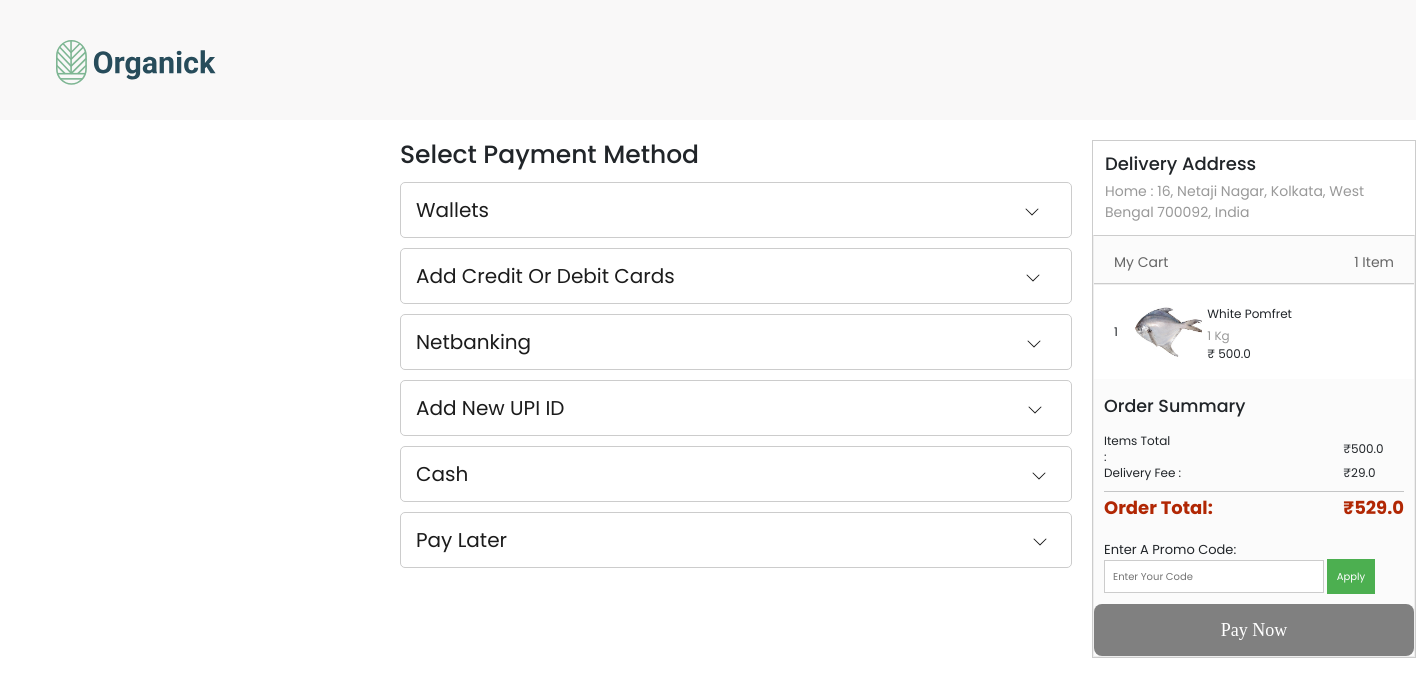
The page /checkout/101 (signed in) on the database as committed earlier.
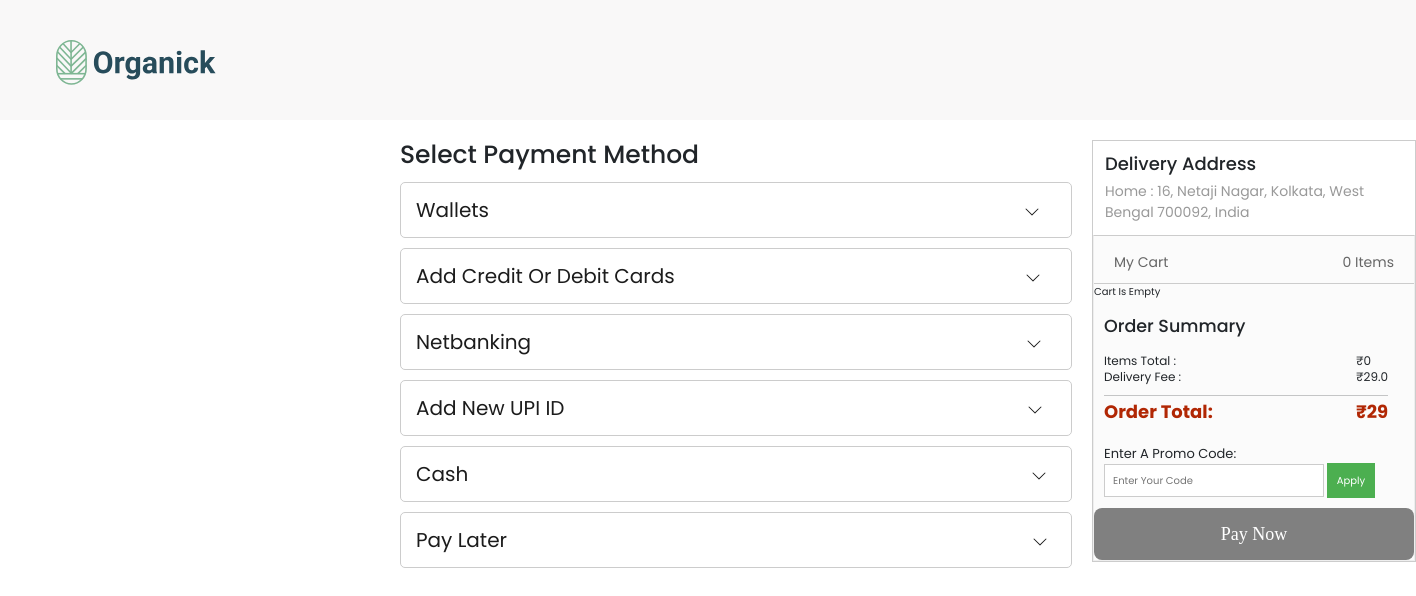
The same page on the database as committed later.
### App.py (models this page shows, shortened)
class User_address(db.Model):
    id = db.Column(db.Integer, primary_key=True)
    user_id = db.Column(db.String(50), nullable=False)
    title = db.Column(db.String(10), nullable=False)
    receiver_name = db.Column(db.String(100), nullable=False)
    delivery_address = db.Column(db.String(255), nullable=False)
    address_type = db.Column(db.String(10), nullable=False)

class Cart(db.Model):
    category_id = db.Column(db.Integer, db.ForeignKey('category.category_id'), nullable=False)
    item_id = db.Column(db.Integer, db.ForeignKey('order_items.id'), nullable=False)
    user_id = db.Column(db.Integer, db.ForeignKey('users.id'), nullable=False)
    cart_id = db.Column(db.Integer, primary_key=True, autoincrement=True)
    username = db.Column(db.String(200), nullable=False)
    quantity = db.Column(db.Integer, nullable=False)

class Order_items(db.Model):
    id=db.Column(db.Integer,primary_key=True, autoincrement=True)
    category_id = db.Column(db.Integer, db.ForeignKey('category.category_id'), nullable=False)
    quantity = db.Column(db.Integer)
    price = db.Column(db.Float, nullable=False)
    name = db.Column(db.String(200), nullable=False,unique=True)
    unit=db.Column(db.String(20), nullable=False)
    MFD=db.Column(db.DateTime,default=datetime.now(indian_timezone))

### App.py (the view)
@app.route('/checkout/<int:address_id>',methods=['GET','POST'])
def checkout(address_id):
    payment_form = PaymentForm()
    total_price = 0
    cart_items = db.session.query(Cart, Order_items, Category)\
        .join(Order_items, Cart.item_id == Order_items.id)\
        .join(Category, Order_items.category_id == Category.category_id)\
        .filter(Cart.user_id == current_user.id)\
        .all()
    address=User_address.query.filter_by(id=address_id).first()
    num_items_in_cart = len(cart_items)
    for cart_item, item, category in cart_items:
        total_price += item.price * cart_item.quantity
    return render_template('checkout.html',address=address,cart_items=cart_items,num=num_items_in_cart,total_price=total_price, form=payment_form)

### App.py
class PaymentForm(FlaskForm):
    addressId = StringField('AddressId')
    totalAmount = IntegerField('totalAmount')
    mode_of_payment =StringField ('mode_of_Payment')
    promo_code = StringField('promo_code')
    submit = SubmitField('Pay Now')

### App.py (called while the page is built)
@login_manager.user_loader
def load_user(user_id):
    return Users.query.get(int(user_id))

### templates/checkout.html (shortened to what this page needs)
<!DOCTYPE html>
<html lang="en">
<head>
    <link rel="stylesheet" href="https://cdn.jsdelivr.net/npm/swiper@11/swiper-bundle.min.css" />
    <link rel="stylesheet" href="https://cdnjs.cloudflare.com/ajax/libs/font-awesome/6.5.1/css/all.min.css" />
    <link rel="stylesheet" href="/static/css/styles.css" />
    <link rel="stylesheet" href="/static/css/checkout.css">
    <link href="https://cdn.jsdelivr.net/npm/bootstrap@5.3.2/dist/css/bootstrap.min.css" rel="stylesheet">
</head>
<body>
<nav class="nav">
    <div class="container nav_container">
      <div class="logo_box">
        <a href="{{url_for('home')}}"><div class="logo_box"><img src="/static/images/icon/Logo.svg" alt="" class="logo"/></div></a>
        </div>
    </div>
</nav>
<div style="display:flex;padding-top:20px;" >
<div class="payment-container">
    <h1 style="padding-bottom: 7px;">Select Payment Method</h1>
    <div class="payment-option-wrapper" value="Payment made through Wallet" >
        <div class="payment-option">
            <h3>Wallets <div class="dropdown-icon" style="margin-left: 530px;"><svg xmlns="http://www.w3.org/2000/svg" width="16" height="16" fill="currentColor" class="bi bi-chevron-down" viewBox="0 0 16 16">
  <path fill-rule="evenodd" d="M1.646 4.646a.5.5 0 0 1 .708 0L8 10.293l5.646-5.647a.5.5 0 0 1 .708.708l-6 6a.5.5 0 0 1-.708 0l-6-6a.5.5 0 0 1 0-.708"/>
</svg></div></h3>
        </div>
    </div>
    <div class="payment-option-wrapper" value="Payment made through Credit/Debit Card">
    <div class="payment-option" id="cardsOption">
        <div class="form-group">
            <h3>Add Credit or Debit Cards<div class="dropdown-icon" style="margin-left: 350px;"><svg xmlns="http://www.w3.org/2000/svg" width="16" height="16" fill="currentColor" class="bi bi-chevron-down" viewBox="0 0 16 16">
  <path fill-rule="evenodd" d="M1.646 4.646a.5.5 0 0 1 .708 0L8 10.293l5.646-5.647a.5.5 0 0 1 .708.708l-6 6a.5.5 0 0 1-.708 0l-6-6a.5.5 0 0 1 0-.708"/>
</svg></div></h3>
        </div>
    </div>
</div>
    <div class="payment-option-wrapper" value="Payment made through Netbanking">
        <div class="payment-option" id="netbankingOption">
            <h3>Netbanking <div class="dropdown-icon" style="margin-left: 490px;"><svg xmlns="http://www.w3.org/2000/svg" width="16" height="16" fill="currentColor" class="bi bi-chevron-down" viewBox="0 0 16 16">
  <path fill-rule="evenodd" d="M1.646 4.646a.5.5 0 0 1 .708 0L8 10.293l5.646-5.647a.5.5 0 0 1 .708.708l-6 6a.5.5 0 0 1-.708 0l-6-6a.5.5 0 0 1 0-.708"/>
</svg></div></h3>
        </div>
    </div>
    <div class="payment-option-wrapper" value="Payment through UPI">
        <div class="payment-option" id="upiOption">
            <h3>Add new UPI ID <div class="dropdown-icon" style="margin-left: 457px;"><svg xmlns="http://www.w3.org/2000/svg" width="16" height="16" fill="currentColor" class="bi bi-chevron-down" viewBox="0 0 16 16">
  <path fill-rule="evenodd" d="M1.646 4.646a.5.5 0 0 1 .708 0L8 10.293l5.646-5.647a.5.5 0 0 1 .708.708l-6 6a.5.5 0 0 1-.708 0l-6-6a.5.5 0 0 1 0-.708"/>
</svg></div></h3>
        </div>
    </div>
    <div class="payment-option-wrapper" value="Pay on Delivery">
        <div class="payment-option" id="cashOption">
            <h3>Cash <div class="dropdown-icon" style="margin-left: 557px;"><svg xmlns="http://www.w3.org/2000/svg" width="16" height="16" fill="currentColor" class="bi bi-chevron-down" viewBox="0 0 16 16">
  <path fill-rule="evenodd" d="M1.646 4.646a.5.5 0 0 1 .708 0L8 10.293l5.646-5.647a.5.5 0 0 1 .708.708l-6 6a.5.5 0 0 1-.708 0l-6-6a.5.5 0 0 1 0-.708"/>
</svg></div></h3>
        </div>
    </div>
    <div class="payment-option-wrapper" value="Pay Later Method">
        <div class="payment-option" id="payLaterOption">
            <h3>Pay Later <div class="dropdown-icon" style="margin-left: 520px;"><svg xmlns="http://www.w3.org/2000/svg" width="16" height="16" fill="currentColor" class="bi bi-chevron-down" viewBox="0 0 16 16">
  <path fill-rule="evenodd" d="M1.646 4.646a.5.5 0 0 1 .708 0L8 10.293l5.646-5.647a.5.5 0 0 1 .708.708l-6 6a.5.5 0 0 1-.708 0l-6-6a.5.5 0 0 1 0-.708"/>
</svg></div></h3>
        </div>
    </div>
</div>
<div class="container" style="margin:0px;border: 1px solid #ccc;max-width: 336px;padding:0px;    height: fit-content;">
    <div id="addressBox" style="padding:12px">
        <h3 style="    font-size: 18px;
font-weight: 500;
    vertical-align: middle;">Delivery Address</h3>
    <div style="margin-top: 6px; color: rgb(153, 153, 153); overflow-wrap: break-word;font-size: 14px;">
        <span class="weight--semibold">
            {{address.address_type}} :
        </span>
         {{address.delivery_address}}
    </div>
    </div>
    <div class="containers__CartItemsContainer-sc-1hadpge-0 hPESYp" style="border-top: 1px solid #ccc">
        <div style="padding-bottom: 12px;">
            <div class="checkout-cart__box">
                <span class="checkout-cart__title display--inline-block">My Cart</span>
                <span class="float-right" data-test-id="no-of-items">
                    {% if num == 1 %}
                        {{ num }} item
                    {% else %}
                        {{ num }} items
                    {% endif %}
                </span>
            </div>
        </div>
        <div style="border-top:  1px solid #ccc;">
            {% if cart_items %}
            {% for cart_item,item,category in cart_items %}
                <div class="checkout-cart__item">
                    <div class="checkout-cart__item-count display--table-cell">{{ cart_item.quantity }}</div>
                    <div class="checkout-cart__img-box display--table-cell" style="padding-left: 10px;">
                        <div height="100%" width="100%" class="sc-gsnTZi foBTae">
                            <img src="/static/images/items/{{ item.name|replace(' ', '_')|lower }}.png" alt="{{ item.name }}" class="sc-jSMfEi eXEZSy">
                        </div>
                    </div>
                    <div class="checkout-cart__item-name-box vertical-align--top display--table-cell" style="padding-left:15px">
                        <div class="checkout-cart__item-name" data-test-id="product-name">{{ item.name }}</div>
                        <div class="checkout-cart__item-unit">
                            {% if item.unit.split('/')[1] == 'kg' or  item.unit.split('/')[1] == 'L'  %}
                                    1 {{item.unit.split('/')[1]}}
                                {% else %}
                                     {{item.unit.split('/')[1]}}
                                {% endif %}
                        </div>
                        <span class="checkout-cart__item-price weight--semibold" data-test-id="checkout-item-price">
                            <span>
                                ₹ {{ item.price }}
                            </span>
                        </span>
                    </div>
                </div>
            {% endfor %}
            {% else %}
                <span> Cart is empty</span>
            {% endif %}
        </div>
        <div class="a-row order-summary" style="padding:10px">
            <h3 class="a-spacing-base a-spacing-top-micro" style="padding-bottom: 4px;padding-top: 7px;">Order Summary</h3>
            <table id="subtotals-marketplace-table" data-testid class="a-normal a-align-bottom a-spacing-none a-size-small">
                <tbody>
                    <tr data-testid class="small-line-height">
                        <td>
                            <span style="
                            margin-right: 180px;
                        "> Items Total : </span>
                        </td>
                        <td class="a-text-right aok-nowrap a-nowrap" >
                            ₹<span id="t_price">{{total_price}}</span>
                        </td>
                    </tr>
                    <tr data-testid class="small-line-height">
                        <td>
                            <span> Delivery Fee : </span>
                        </td>
                        <td class="a-text-right aok-nowrap a-nowrap">
                            ₹29.0
                        </td>
                    </tr>
                    <tr class="order-summary-grand-total">
                        <td colspan="2" class="cell-separator">
                            <hr aria-hidden="true" class="a-spacing-mini a-divider-normal">
                        </td>
                    </tr>
                    <tr data-testid>
                        <td class="a-color-price a-size-medium a-text-bold">
                            <span class="break-word">Order Total:</span>
                        </td>
                        <td class="a-color-price a-size-medium a-text-right grand-total-price aok-nowrap a-text-bold a-nowrap" id="Purchase_Amount">
                            ₹{{29+total_price}}
                        </td>
                    </tr>
                </tbody>
            </table>
            <div class="promo-code-container">
                <br>
                <div style="display: inline-block;">
                    <input type="text" id="promoCodeInput"  placeholder="Enter your code" >
                    <button type="button" onclick="applyDiscount()">Apply</button>
                </div>
            </div>
        </div>
        <form action="{{ url_for('placed_order') }}" method="post" id="paymentForm" class="payment_to_form">
            <button type="submit" id="payNowButton" class="dAfcjh">Pay Now</button>
        </form>
</div>
</div>
</body>
</html>

### static/css/styles.css (style rules this page uses)
:root { --color-teel: #274c5b; --color-green: #7eb693; --color-yellow: #efd372; --color-grey: #d4d4d4; --color-white: #f9f8f8; --color-daark: #1b2427; }
* { font-family:'Poppins',sans-seriff; margin:0;padding:0; box-sizing:border-box; outline:none;border:none; text-decoration: none; text-transform: capitalize; transition: .2s linear; padding: 0px; margin: 0px; box-sizing: border-box; }
html { font-size: 10px; }
body { font-size: 1.6rem; font-family: "Roboto", sans-serif; color: var(--color-daark); }
a { text-decoration: none; }
.nav { width:100%; height:12rem; background-color:var(--color-white); padding-left: 200px; padding-top: 5px; }
.nav_container { width:100%; height:100%; display:flex; align-items:center; }
.logo { width:80%; }
.container { max-width: 1350px; margin: 0 auto; padding: 0rem 1.5rem; }

### static/css/checkout.css (style rules this page uses)
.payment-container { max-width: 800px; margin-right: 20px; margin-left: 400px; }
.payment-option { border: 1px solid #ccc; padding: 15px; border-radius: 0.5rem; align-items: center; }
.payment-option h3 { font-size: 2rem; line-height: 1.2; font-weight: 400; margin: 0px; color: rgb(28, 28, 28); flex: 1; }
.dropdown-icon { cursor: pointer; display: inline-block; }
.payment-option-wrapper { width:672px; padding-bottom: 10px; }
.hPESYp { background-color: rgb(251, 251, 251); border-right: 1px solid rgb(238, 238, 238); border-bottom: 1px solid rgb(238, 238, 238); border-left: 1px solid rgb(238, 238, 238); border-image: initial; border-top: none; }
.checkout-cart__box { color: #666; font-size: 14px; height: 35px; padding: 16px 20px 0 20px }
.float-right { float: right; }
img { border-style: none; }
.dAfcjh { border-radius: 8px; }
.dAfcjh { background-color: rgb(74, 132, 44); cursor: pointer; height: 52px; width: 100%; -webkit-box-pack: center; justify-content: center; -webkit-box-align: center; align-items: center; display: flex; color: white; font-size: 18px; font-family: Okra-Medium; }
.a-spacing-base, .a-ws .a-ws-spacing-base { margin-bottom: 12px!important; }
.a-spacing-mini, .a-ws .a-ws-spacing-mini { margin-bottom: 4px!important; }
hr { background-color: transparent; border-bottom-width: 0; border-left-width: 0; border-right-width: 0; border-top: 1px solid #BBBFBF; display: block; height: 1px; line-height: 19px; margin-bottom: 14px; margin-top: 0; }
.a-align-bottom, .aok-align-bottom { vertical-align: bottom!important; }
.a-size-small { font-size: 12px!important; line-height: 16px!important; }
table { display: table; text-indent: initial; border-spacing: 2px; border-color: gray; }
tr { display: table-row; vertical-align: inherit; border-color: inherit; }
tr:first-child td, tr:first-child th { padding-top: 0; }
.a-color-price { color: #B12704!important; }
.a-size-medium { text-rendering: optimizeLegibility; }
.a-size-medium { font-size: 18px!important; line-height: 24px!important; }
.a-text-bold { font-weight: 700!important; }
.promo-code-container { margin-top: 20px; }
input[type="text"] { border: 1px solid #ccc; padding: 8px; transition: border-color 0.3s; }
#payNowButton:disabled { background-color: grey; }
form { display: block; margin-top: 0em; }

### templates/checkout.html (style rules this page uses)
#addressBox { width: 292px; margin-right: 20px; }
button { background-color: #4CAF50; color: white; border: none; padding: 10px; cursor: pointer; }

Rows that differ between the two databases and show on the page:
removed Cart: quantity "1", name "White Pomfret", unit "Kg", price "500.0"
Other text that changed with them:
{{ num }}: (not shown) → "0"
{{ total_price }}: "500.0" → "0"
{{ 29+total_price }}: "529.0" → "29"
{{ num }}: "1" → (not shown)
text no longer shown: "Item"
text now shown: "Items Cart Is Empty"
